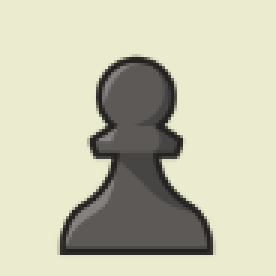
#> input picture computer_vision/pawns/pawn2.png, 92 x 92 px, found by its file name (shown 3 times larger)
$ python piece_matching.py
#> lines starting #> are read from the running program, lines starting #| are printed output that depends on the picture; after the words box and inside, x2 and y2 are one past the last pixel; in counts of white or black regions, pixels touching at a corner belong together
import os
import cv2
import numpy as np

def process_image(image_path):
    img = cv2.imread(image_path)

    if img is None:
        raise FileNotFoundError(f"Error: Could not read image '{image_path}'. Check the path.")

    # Convert to grayscale
    gray = cv2.cvtColor(img, cv2.COLOR_BGR2GRAY)
    #_, binary = cv2.threshold(gray, 127, 255, cv2.THRESH_BINARY)
    # Apply Canny edge detection
    canny = cv2.Canny(gray, 20, 255)

    return canny

def match_piece(img1_path, img2_path):
    # Load and process images
    img1 = process_image(img1_path)
    img2 = process_image(img2_path)

    # Initialize ORB detector
    orb = cv2.ORB_create()

    # Detect keypoints and compute descriptors
    kp1, des1 = orb.detectAndCompute(img1, None)
    kp2, des2 = orb.detectAndCompute(img2, None)

    # Ensure descriptors exist before matching
    if des1 is None or des2 is None:
        print(f"Skipping {img1_path} and {img2_path}: No descriptors found.")
        return 0, None  # No similarity

    # Create BFMatcher object with Hamming distance
    bf = cv2.BFMatcher(cv2.NORM_HAMMING, crossCheck=True)

    # Match descriptors
    matches = bf.match(des1, des2)

    # Sort matches based on distance (lower is better)
    matches = sorted(matches, key=lambda x: x.distance)

    # Compute similarity score
    num_keypoints = min(len(kp1), len(kp2))
    num_matches = len(matches)
    similarity = (num_matches / num_keypoints) * 100 if num_keypoints > 0 else 0  # Percentage similarity

    # Draw matches
    img_matches = cv2.drawMatches(img1, kp1, img2, kp2, matches[:10], None, flags=cv2.DrawMatchesFlags_NOT_DRAW_SINGLE_POINTS)

    print(f"Similarity Score: {similarity:.2f}%")
    return similarity, img_matches  # Return similarity and the feature matching image

def resize_images_to_same_height(img_list):
    """ Resizes all images to the height of the first image while maintaining aspect ratio """
    if not img_list:
        return []

    base_height = img_list[0].shape[0]
    resized_images = []

    for img in img_list:
        height, width = img.shape[:2]
        scale_factor = base_height / height
        new_width = int(width * scale_factor)
        resized_img = cv2.resize(img, (new_width, base_height))
        resized_images.append(resized_img)

    return resized_images

def main():
    # Define the reference (query) image
    reference_image = "pawns/pawn2.png"

    # Get the directory where the script is located
    script_dir = os.path.dirname(os.path.abspath(__file__))

    # Construct full path to the "pawns" directory
    pawns_dir = os.path.join(script_dir, "pieces")

    # Check if the directory exists
    if not os.path.exists(pawns_dir):
        raise FileNotFoundError(f"Error: Folder '{pawns_dir}' not found.")

    comparison_images = []  # To store all matched images
    similarity_scores = []  # To track similarity scores for sorting

    # Loop through all images in the "pawns" folder
    for filename in os.listdir(pawns_dir):
        image_path = os.path.join(pawns_dir, filename)

        # Skip the reference image
        if filename == os.path.basename(reference_image):
            continue

        # Ensure it's an image file
        if not filename.lower().endswith(('.png', '.jpg', '.jpeg')):
            continue

        print(f"Comparing {reference_image} to {filename}...")

        # Run the match function
        similarity, img_match = match_piece(reference_image, image_path)
#> in process_image, img is the input picture: shape (92, 92, 3); mean B, G, R 175.4, 198, 197.9
#> in process_image, `gray = cv2.cvtColor(img, cv2.COLOR_BGR2GRAY)`:
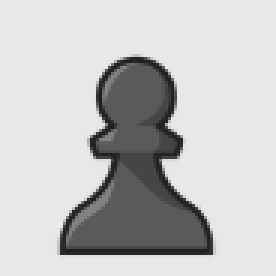
#> gray: shape (92, 92) (shown 3 times larger); min 29, max 232, mean 195.2
#> in process_image, `canny = cv2.Canny(gray, 20, 255)`:
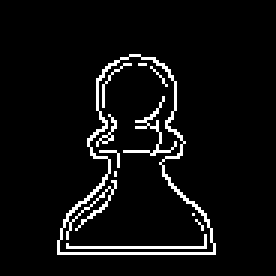
#> canny: shape (92, 92) (shown 3 times larger); 5.6% white in thin lines or dots, all inside (x1, y1, x2, y2) = (19, 18, 72, 85)
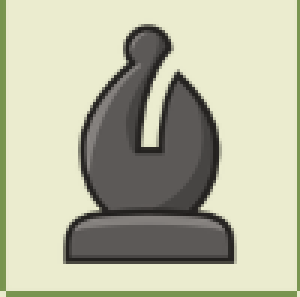
#> input picture computer_vision/pieces/bishop.png, 100 x 99 px, found by its file name (shown 3 times larger)
#> in process_image, img is the input picture: shape (99, 100, 3); mean B, G, R 162.5, 185.6, 184.4
#> in process_image (call 2), `gray = cv2.cvtColor(img, cv2.COLOR_BGR2GRAY)`:
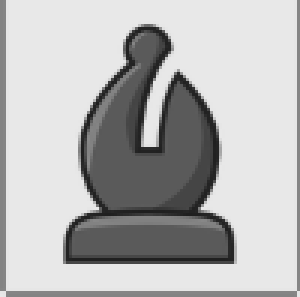
#> gray: shape (99, 100) (shown 3 times larger); min 31, max 232, mean 182.4
#> in process_image (call 2), `canny = cv2.Canny(gray, 20, 255)`:
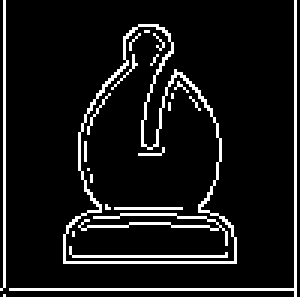
#> canny: shape (99, 100) (shown 3 times larger); 9.1% white in thin lines or dots
#> in match_piece, `kp1, des1 = orb.detectAndCompute(img1, None)`: kp1 = 29 keypoints; strongest (x, y, size): (56, 42, 31), (58, 47, 31), (56, 52, 31), (37, 50, 31)
#> in match_piece, `kp2, des2 = orb.detectAndCompute(img2, None)`: kp2 = 14 keypoints; strongest (x, y, size): (52, 46, 31), (52, 48, 37.2), (57, 31, 31), (47, 48, 37.2)
#> in match_piece, `matches = bf.match(des1, des2)`: matches = 6 matches
#> in match_piece, `num_keypoints = min(len(kp1), len(kp2))`: num_keypoints = 14
#> in match_piece, `num_matches = len(matches)`: num_matches = 6
#> in match_piece, `similarity = (num_matches / num_keypoints) * 100 if num_keypoints > 0 ..`: similarity = 42.86
#> in match_piece, `img_matches = cv2.drawMatches(img1, kp1, img2, kp2, matches[:10], None..`:
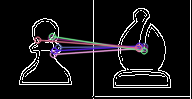
#> img_matches: shape (99, 192, 3); mean of channels 0, 1, 2 24.2, 22, 23.5; drawn as B, G, R
#| Similarity Score: 42.86%
#> similarity = 42.86

        if img_match is not None:
            similarity_scores.append((similarity, img_match))

    # Sort results by similarity score (highest first)
    similarity_scores.sort(reverse=True, key=lambda x: x[0])

    # Collect sorted images
    comparison_images = [img for _, img in similarity_scores]
#> comparison_images = 1 item

    # Resize all images to have the same height for stacking
    resized_images = resize_images_to_same_height(comparison_images)
#> the loop in resize_images_to_same_height, `for img in img_list:` made 1 pass
#> (height, width, scale_factor, new_width) on pass 1: (99, 192, 1, 192)
#> resized_images = 1 item

    # Stack all images horizontally if there are any
    if resized_images:
        combined_image = np.hstack(resized_images)
        cv2.imshow("All Comparisons", combined_image)

    # Wait for a key press to close windows
    print("Press any key to exit...")
    cv2.waitKey(0)
    cv2.destroyAllWindows()

if __name__ == "__main__":
    main()
